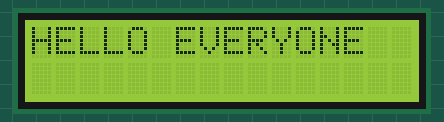
Recording of a sketch running on a simulated Arduino Uno, built with avr-gcc and run on an emulated ATmega328P. Shown: 16×2 character LCD.

Above: at 0.1 s.
At 1.1 s:
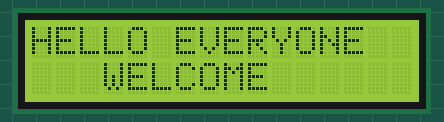
At 5.2 s:
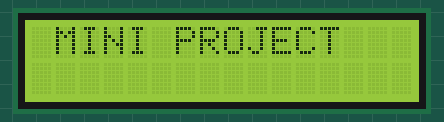
At 6.2 s:
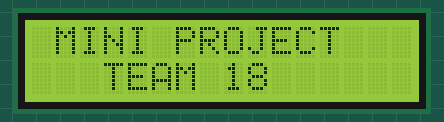
At 10.2 s:
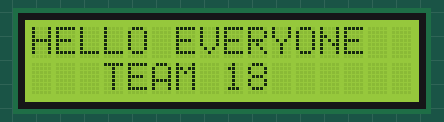

Measured:
- by itself, everything shown: repeats every 10.1 s, in 4 steps
- what the display in image 1 shows lasts 4.0 s, from 1.1 s to 5.1 s
- what the display in image 2 shows lasts 1.0 s, from 5.1 s to 6.1 s

The sketch:

lcd_code.ino.ino
```cpp
  /* www.learningbuz.com */
/*Impport following Libraries*/
#include <Wire.h>
#include <LiquidCrystal_I2C.h>
//I2C pins declaration
LiquidCrystal_I2C lcd(0x27,16,2);

void setup()
{

lcd.begin(16,2);//Defining 16 columns and 2 rows of lcd display
lcd.backlight();//To Power ON the back light
//lcd.backlight();// To Power OFF the back light

}

void loop()
{
//Write your code
lcd.setCursor(0,0); //Defining positon to write from first row,first column .
lcd.print("HELLO EVERYONE"); //You can write 16 Characters per line .
delay(1000);//Delay used to give a dynamic effect
lcd.setCursor(0,1);  //Defining positon to write from second row,first column .
lcd.print("   WELCOME   ");
delay(4000);

lcd.clear();//Clean the screen
lcd.setCursor(0,0);
lcd.print(" MINI PROJECT ");
delay(1000);//Delay used to give a dynamic effect
lcd.setCursor(0,1);
lcd.print("   TEAM 18 ");
delay(4000);
}
```
